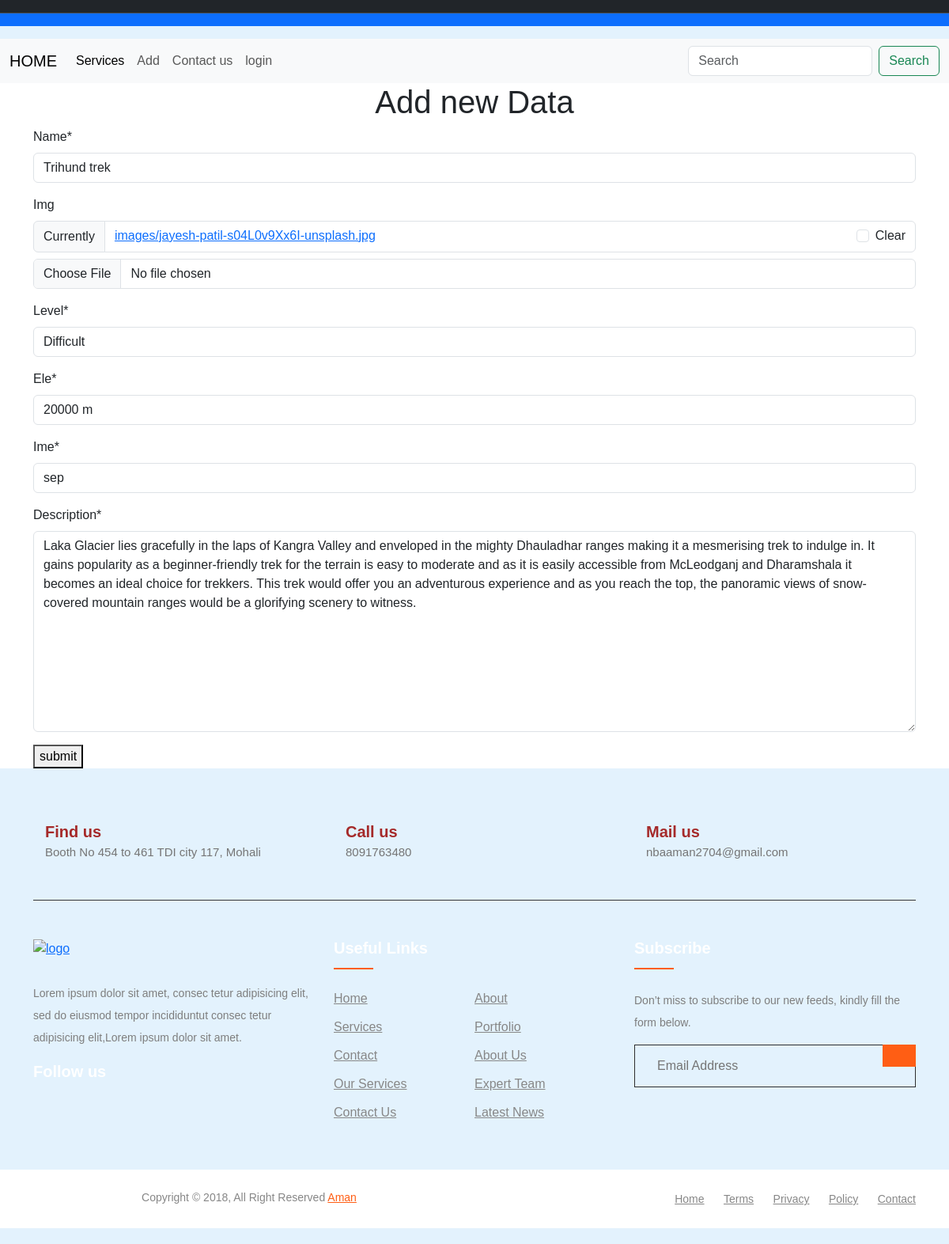
/up/4, run on the app's committed database.
### tour/models.py (models this page shows, shortened)
class trek(models.Model):
    name = models.CharField(max_length=222)
    img = models.ImageField(upload_to='images',null=True,blank=True)
    level=models.CharField(max_length=222)
    ele = models.CharField(max_length=222)
    ime=models.CharField(max_length=222)
    description = models.TextField()

### tour/views.py (the view)
# urls.py: path('up/<int:id>',views.up,name='up'),
def up(request,id):
     emp = trek.objects.get(id=id)
     if request.method=='GET':
          form=trekform(instance=emp)
          bese=trek.objects.all()
          return render(request,'him.html',{'form':form,'bese':bese})
     else:
         form=trekform(request.POST,request.FILES,instance=emp)
         if form.is_valid():
            form.save()
         return redirect('index')

### tour/forms.py
class trekform(forms.ModelForm):
    class Meta:
        model=trek
        fields='__all__'

### templates/him.html (shortened to what this page needs)
{% extends 'base.html' %}
{% block content %}
{% load crispy_forms_tags %}
<div class="container">
<h1 align="center">Add new Data</h1>
<form action="" method="post" enctype="multipart/form-data">
      {{form|crispy}}
      <button type="submit" class="btn-btn-primary">submit</button>
</form>
</div>
{% endblock  %}

### templates/base.html (style rules this page uses)
body { margin: 0; padding: 0; font-family: Arial, sans-serif; min-height: 100vh; display: flex; flex-direction: column; }

### data on the page
trek: name "Trihund trek", level "Difficult", ele "20000 m", ime "sep", description "Laka Glacier lies gracefully in the laps of Kangra Valley and enveloped in the mighty Dhauladhar ranges making it a mesmerising trek to indulge in. It gains popularity as a beginner-friendly trek for the terrain is easy to moderate and as it is easily accessible from McLeodganj and Dharamshala it becomes an ideal choice for trekkers. This trek would offer you an adventurous experience and as you reach the top, the panoramic views of snow-covered mountain ranges would be a glorifying scenery to witness."
